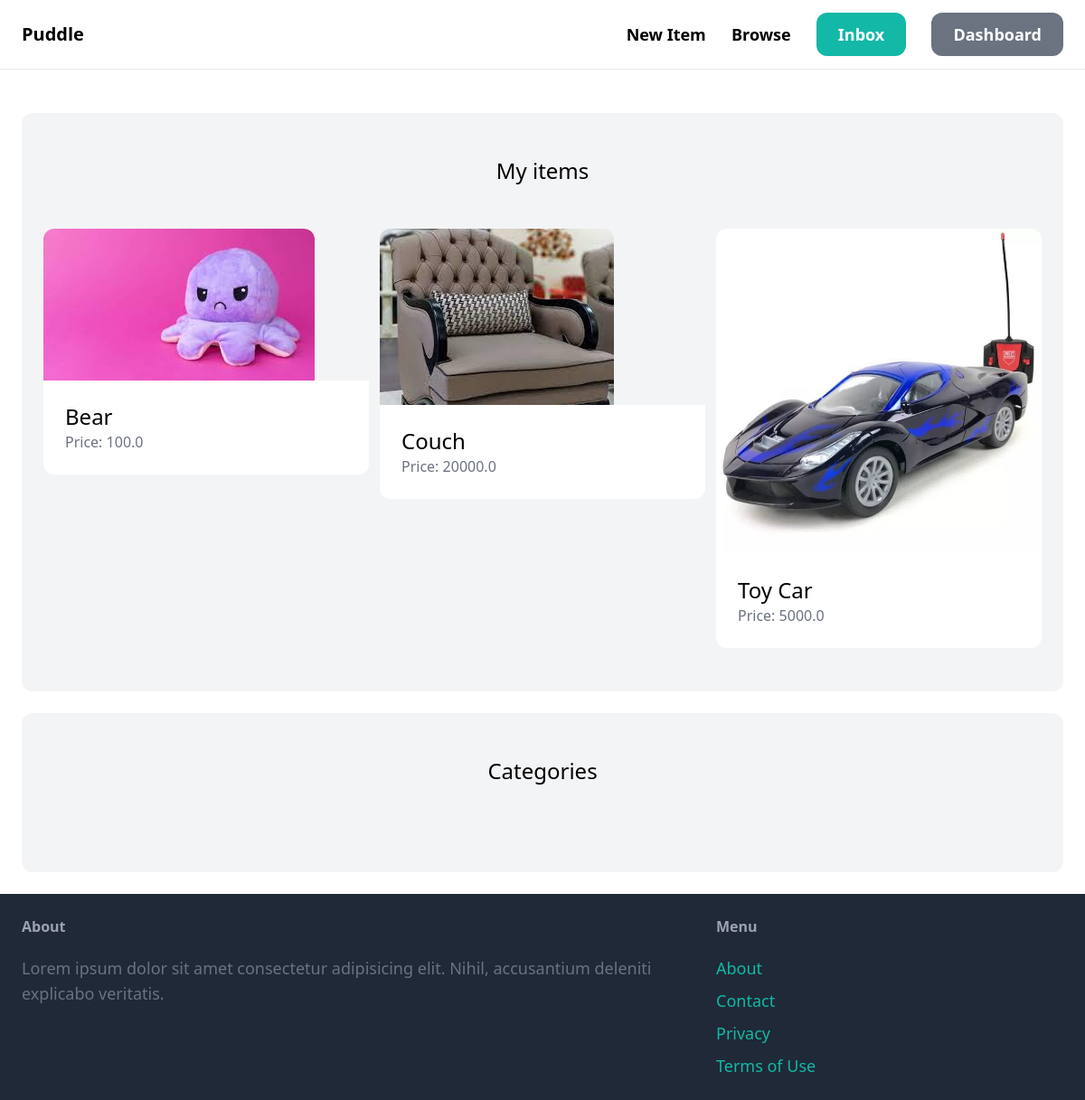
The page /dashboard/ (signed in) on the database its author committed.
### item/models.py (models this page shows, shortened)
class Item(models.Model):
    category = models.ForeignKey(Category, related_name='items', on_delete=models.CASCADE)
    name = models.CharField(max_length=255)
    description = models.TextField(blank=True, null=True)
    price = models.FloatField()
    image = models.ImageField(upload_to='item_images', blank=True, null=True)
    is_sold = models.BooleanField(default=False)
    created_by = models.ForeignKey(User, related_name='items', on_delete=models.CASCADE)
    created_at = models.DateTimeField(auto_now_add=True)

### dashboard/views.py (the view)
# urls.py: path('', views.index, name='index'),
@login_required
def index(request):
    items = Item.objects.filter(created_by=request.user)
    return render(request, 'dashboard/index.html',{
        'items': items
    })

### dashboard/templates/dashboard/index.html (shortened to what this page needs)
{% extends 'core/base.html' %}
{% block content %}
    <div class="mt-6 px-6 py-12 bg-gray-100 rounded-xl">
        <h2 class="mb-12 text-2xl text-center">My items</h2>
        <div class="grid grid-cols-3 gap-3">
            {% for item in items %}
                <div>
                    <a href="{%url 'item:detail' item.id %}">
                        <div>
                            <img src="{{ item.image.url }}" class="rounded-t-xl" />
                        </div>
                        <div class="p-6 bg-white rounded-b-xl">
                            <h2 class="text-2xl">{{ item.name }}</h2>
                            <p class="text-gray-500">Price: {{ item.price }}</p>
                        </div>
                    </a>
                </div>
            {% endfor %}
        </div>
    </div>
    <div class="mt-6 px-6 py-12 bg-gray-100 rounded-xl">
        <h2 class="mb-12 text-2xl text-center">Categories</h2>
    </div>
{% endblock %}

### rows shown on the page
Item: image (picture), name "Bear", price "100.0"
Item: image (picture), name "Couch", price "20000.0"
Item: image (picture), name "Toy Car", price "5000.0"
